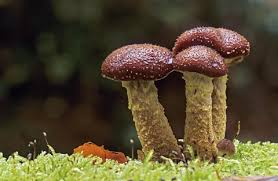
#> input picture assets/images/default.png, 278 x 181 px; its folder holds only this picture in this run
$ python -i fast_augmentator.py   (imports and definitions only)
#> lines starting #> are read from the running program, lines starting #| are printed output that depends on the picture
import os
import random
from PIL import Image, ImageEnhance

# fast_augmentator.py
BASE_DIR = "/home/ashirkhan/Updated Data set/Professional_Mushroom_Dataset"
TARGET_COUNT = 600

# Handle extremely large images
Image.MAX_IMAGE_PIXELS = None

def augment_image(image_path, save_path):
#> called with image_path = '../assets/images/default.png', save_path = 'out.png'
    try:
        img = Image.open(image_path)
#> img is the input picture: PIL image 278x181 RGB; mean R, G, B 84.4, 73.3, 47.7
        img = img.convert('RGB')
        w, h = img.size
#> w = 278; h = 181

        # Select a random augmentation from the pipeline
        choice = random.choice(['flip', 'rotate', 'zoom', 'brightness', 'crop'])

        if choice == 'flip':
            aug_img = img.transpose(Image.FLIP_LEFT_RIGHT)

        elif choice == 'rotate':
            # Subtle rotation (-15 to 15 degrees)
            angle = random.uniform(-15, 15)
            aug_img = img.rotate(angle, resample=Image.BICUBIC, expand=False)

        elif choice == 'zoom':
            # Subtle zoom (90% to 100% of the image)
            zoom_factor = random.uniform(0.9, 0.95)
            left = w * (1 - zoom_factor) / 2
            top = h * (1 - zoom_factor) / 2
            aug_img = img.crop((left, top, w - left, h - top)).resize((w, h), Image.LANCZOS)

        elif choice == 'brightness':
            # Subtle brightness adjustment
            factor = random.uniform(0.8, 1.2)
            enhancer = ImageEnhance.Brightness(img)
            aug_img = enhancer.enhance(factor)
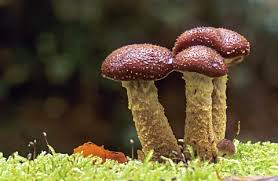
#> aug_img: PIL image 278x181 RGB; mean R, G, B 92.6, 80.3, 52.1

        elif choice == 'crop':
            # Small random crop (max 10% off each side)
            left = random.randint(0, int(w * 0.1))
            top = random.randint(0, int(h * 0.1))
            right = w - random.randint(0, int(w * 0.1))
            bottom = h - random.randint(0, int(h * 0.1))
            aug_img = img.crop((left, top, right, bottom)).resize((w, h), Image.LANCZOS)

        aug_img.save(save_path, 'JPEG', quality=95)
        return True
    except Exception:
        return False

def process_dataset():
    categories = [d for d in os.listdir(BASE_DIR) if os.path.isdir(os.path.join(BASE_DIR, d))]

    print(f"🚀 Starting Fast Data Augmentation to reach {TARGET_COUNT} images per class...")

    for cat in categories:
        cat_path = os.path.join(BASE_DIR, cat)
        species_folders = [d for d in os.listdir(cat_path) if os.path.isdir(os.path.join(cat_path, d))]
        species_folders.sort()

        for folder in species_folders:
            path = os.path.join(cat_path, folder)
            images = [f for f in os.listdir(path) if f.lower().endswith(('.jpg', '.jpeg', '.png'))]
            current_count = len(images)

            if current_count == 0:
                print(f"⚠️ Skipping {cat}/{folder} (0 images found).")
                continue

            if current_count < TARGET_COUNT:
                needed = TARGET_COUNT - current_count
                print(f"📈 Augmenting {cat}/{folder}: {current_count} -> {TARGET_COUNT} (+{needed})")

                for i in range(needed):
                    source_img = random.choice(images)
                    source_path = os.path.join(path, source_img)
                    # Create name: original_name_AUG_001.jpg
                    new_name = f"{source_img.split('.')[0]}_AUG_{i:03d}.jpg"
                    new_path = os.path.join(path, new_name)

                    augment_image(source_path, new_path)
            elif current_count > TARGET_COUNT:
                print(f"✂️ Trimming {cat}/{folder}: {current_count} -> {TARGET_COUNT}")
                excess = images[TARGET_COUNT:]
                for f in excess:
                    os.remove(os.path.join(path, f))

    print("🏁 Dataset Balancing Complete!")

# [2 lines not run here, left out]

>>> result = augment_image('../assets/images/default.png', 'out.png')
